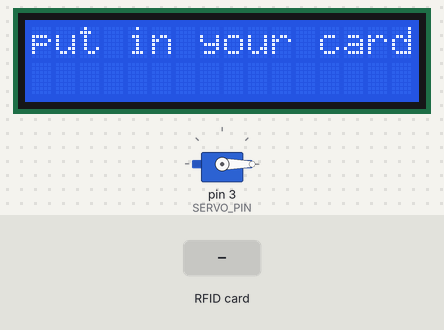
Recording of a sketch running on a simulated Arduino Uno, built with avr-gcc and run on an emulated ATmega328P. Parts: 16×2 character LCD, servo. The test bench sets the inputs (shaded band). What the sketch prints to the serial monitor is not drawn.

Above: at 8.8 s.
8.9 s: RFID card 81 34 4B 26 held to the reader
At 9.7 s:
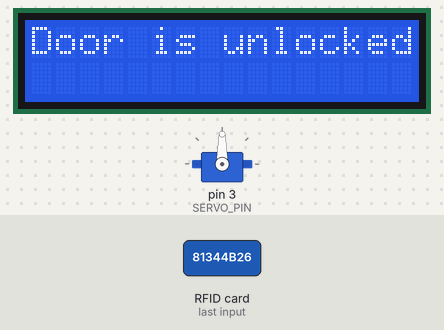
At 15.12 s:
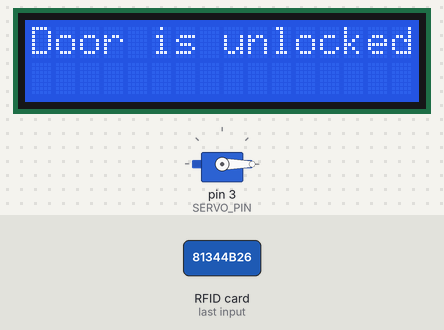
Timing chart, 0 to 16.6 s (numbered marks = the images above; inputs shaded):
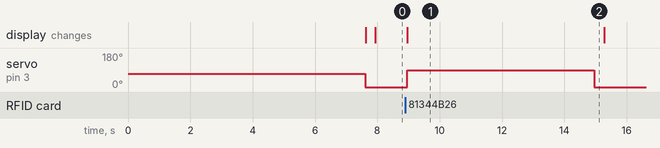

Measured:
- after the input at 8.9 s, servo on pin 3 (SERVO_PIN): 0° → 90° after 0.06 s, → 0° 6.0 s later; the display: changes after 0.06 s (image 1)
- what the display in image 1 shows lasts 6.3 s, from 9.0 s to 15.3 s

The sketch:

door_lock.ino
```cpp
#include <SPI.h> // This library allows you to communicate with SPI devices, with the Arduino as the controller device
#include <MFRC522.h> //  This library allows you access the rfid reader
#include <Servo.h> // this allows you access the servo motor
#include <LiquidCrystal_I2C.h> // this allows you access the LCD display

// without these libaries this system cannot function


#define SS_PIN 10
#define RST_PIN 9

#define SERVO_PIN 3
Servo myservo;
LiquidCrystal_I2C lcd(0x27, 16, 2);

#define ACCESS_DELAY 2000
#define DENIED_DELAY 1000
MFRC522 mfrc522(SS_PIN, RST_PIN);   // Create MFRC522 instance.


void setup()
{
  Serial.begin(9600);   // Initiate a serial communication
  SPI.begin();          // Initiate  SPI bus
  mfrc522.PCD_Init();   // Initiate MFRC522
 lcd.init();
  lcd.backlight();
  myservo.attach(SERVO_PIN);
  myservo.write( 70 );
  delay(7500);
  myservo.write( 0 );
  Serial.println("Put your card to the reader...");
  lcd.print("Put your card");
  Serial.println();

}
void loop()
{
  // Look for new cards
  if ( ! mfrc522.PICC_IsNewCardPresent())
  {
    lcd.clear();
  lcd.setCursor(0, 0);
  lcd.print("put in your card");
    return;
  }
  // Select one of the cards
  if ( ! mfrc522.PICC_ReadCardSerial())
  {
    lcd.clear();
  lcd.setCursor(0, 0);
  lcd.print("scanning");
    return;
  }

  //Show UID on serial monitor
  Serial.print("UID tag :");
  String content= "";
  byte letter;
  for (byte i = 0; i < mfrc522.uid.size; i++)
  {
     Serial.print(mfrc522.uid.uidByte[i] < 0x10 ? " 0" : " ");
     Serial.print(mfrc522.uid.uidByte[i], HEX);
     content.concat(String(mfrc522.uid.uidByte[i] < 0x10 ? " 0" : " "));
     content.concat(String(mfrc522.uid.uidByte[i], HEX));
  }
  Serial.println();
  Serial.print("Message : ");
  content.toUpperCase();
  if (content.substring(1) == "81 34 4B 26" || content.substring(1) == "30 64 9E 0C") //change here the UID of the card
  {
    lcd.clear();
  lcd.setCursor(0, 0);
  lcd.print("Door is unlocked");
    Serial.println("Authorized access\n welcome");
    Serial.println();
   myservo.write( 90 );
 delay(6000);
  myservo.write( 0 );
lcd.print("Door is locked");

  }

 else   {
   lcd.clear();
  lcd.setCursor(0, 0);
  lcd.print("Access denied");
    Serial.println(" Access denied");


    delay(DENIED_DELAY);


  }
}
```
